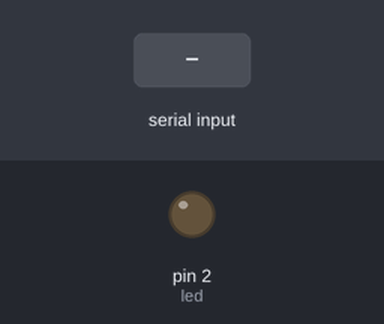
This sketch was run on a simulated Arduino Uno, built with avr-gcc and run on an emulated ATmega328P. On the bench: output pins drawn as LEDs (lit = HIGH). The test bench sets the inputs (shaded band).

Above: at 1.2 s.
1.3 s: "1" received over Serial
At 2.5 s:
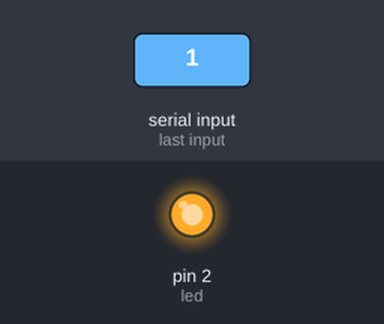
2.8 s: "0" received over Serial
At 3.8 s:
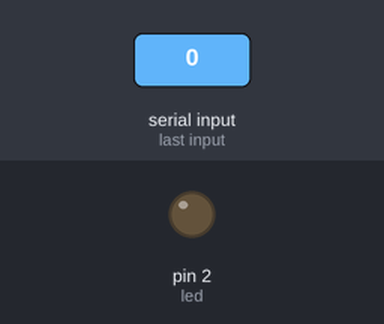
Timing chart, 0 to 5.8 s (numbered marks = the images above; inputs shaded):
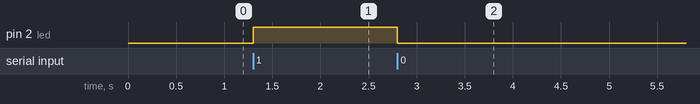

Measured:
- after the input at 1.3 s, pin 2 (led): LOW → HIGH at once
- after the input at 2.8 s, pin 2 (led): HIGH → LOW at once

The sketch:

Serial.ino
```cpp
#define led 2
int data;

void setup()
{
  pinMode(led, OUTPUT);
//  pinMode(LED_BUILTIN, OUTPUT);
  Serial.begin(9600);
  digitalWrite(led, LOW);
//  digitalWrite(LED_BUILTIN, LOW);
}

void loop()
{
  while( Serial.available() )
  {
    data = Serial.read();

    if (data == '1')
    {
      digitalWrite(led, HIGH);
//      digitalWrite(LED_BUILTIN, HIGH);
    }
    else if (data == '0')
    {
      digitalWrite(led, LOW);
 //     digitalWrite(LED_BUILTIN, LOW);
    }
  }
}
```
